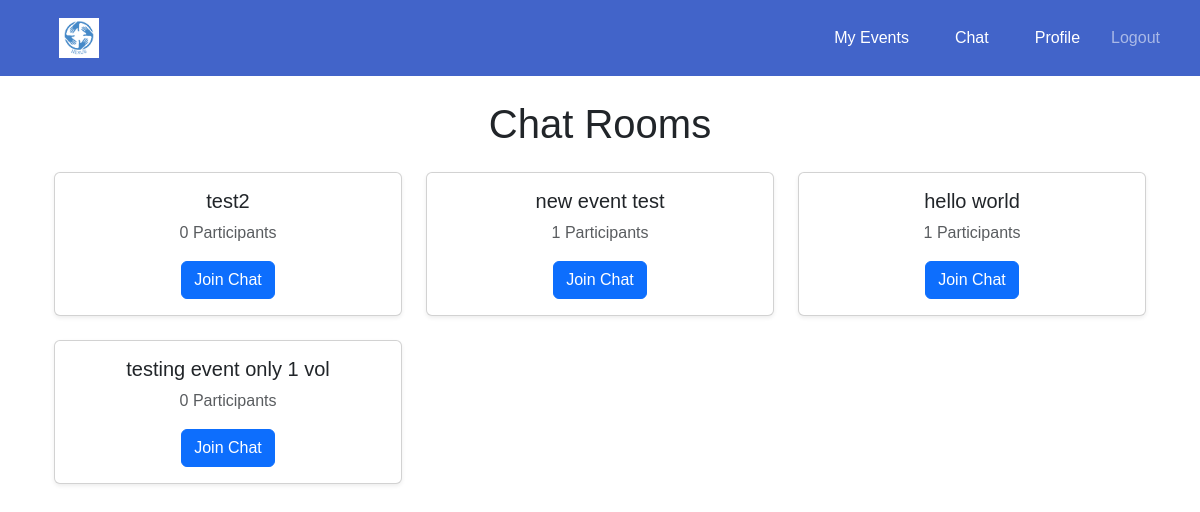
Before: /chat/ (signed in) with the older database file.
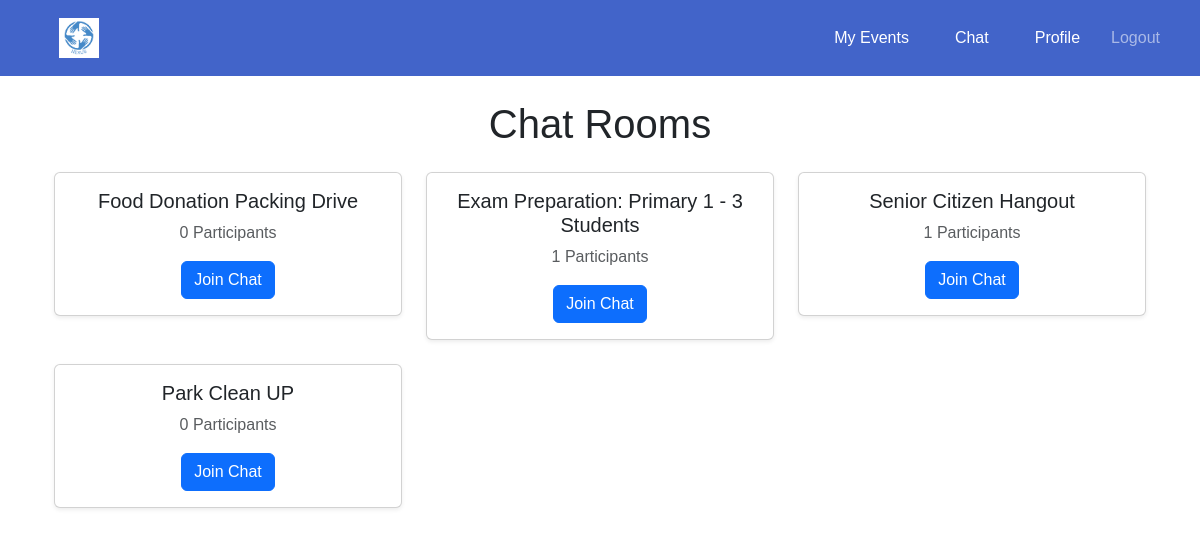
After: the same page with the newer database file.
### chat/models.py (models this page shows, shortened)
class ChatRoom(models.Model):
    event = models.OneToOneField(Event, on_delete=models.CASCADE, related_name="chatroom")
    created_at = models.DateTimeField(auto_now_add=True)

### events/models.py (models this page shows, shortened)
class Event(models.Model):
    CATEGORY_CHOICES = [
        ('education', 'Education'),
        ('social development', 'Social Development'),
        ('senior citizen', 'Senior Citizen'),
    ]
    organisation = models.ForeignKey(settings.AUTH_USER_MODEL, on_delete=models.CASCADE)
    name = models.CharField(max_length=255)
    description = models.TextField()
    date = models.DateTimeField()
    location = models.CharField(max_length=255)
    volunteers_needed = models.PositiveIntegerField()
    roles_responsibilities = models.TextField()
    category = models.CharField(max_length=50, choices=CATEGORY_CHOICES, blank=False, default='Education')
    duration_hours = models.FloatField(default=0)

### chat/views.py (the view)
# urls.py: path('', chat_home, name='chat_home'),
@login_required
def chat_home(request):
    if request.user.user_type == 'volunteer':
        registered_events = VolunteerEvent.objects.filter(volunteer=request.user).values_list('event_id', flat=True)
        chat_rooms = ChatRoom.objects.filter(event__id__in=registered_events)
    elif request.user.user_type == 'organisation':
        chat_rooms = ChatRoom.objects.filter(event__organisation=request.user)
    else:
        chat_rooms = ChatRoom.objects.none()  # Empty queryset for unknown user types
    for room in chat_rooms:
        room.participant_count = VolunteerEvent.objects.filter(event=room.event).count()
    return render(request, "chat/chat_home.html", {"chat_rooms": chat_rooms})

### chat/templates/chat/chat_home.html (shortened to what this page needs)
{% extends "base.html" %}
{% block content %}
    <div class="container mt-4">
        <h1 class="text-center mb-4">Chat Rooms</h1>
        <div class="row">
            {% if chat_rooms %}
                {% for room in chat_rooms %}
                    <div class="col-md-6 col-lg-4 mb-4">
                        <div class="card shadow-sm">
                            <div class="card-body text-center">
                                <h5 class="card-title">{{ room.event.name }}</h5>
                                <p class="card-text text-muted">{{ room.participant_count }} Participants</p>
                                <a href="{% url 'chat:chat_room' room.event.id %}" class="btn btn-primary">Join Chat</a>
                            </div>
                        </div>
                    </div>
                {% endfor %}
            {% else %}
                <div class="col-12 text-center">
                    <p class="text-muted">No chat rooms available.</p>
                </div>
            {% endif %}
        </div>
    </div>
{% endblock %}

Changed rows visible on the page:
changed through a linked row, ChatRoom: event.name "test2" → "Food Donation Packing Drive"
changed through a linked row, ChatRoom: event.name "new event test" → "Exam Preparation: Primary 1 - 3 Students"
changed through a linked row, ChatRoom: event.name "hello world" → "Senior Citizen Hangout"
changed through a linked row, ChatRoom: event.name "testing event only 1 vol" → "Park Clean UP"
